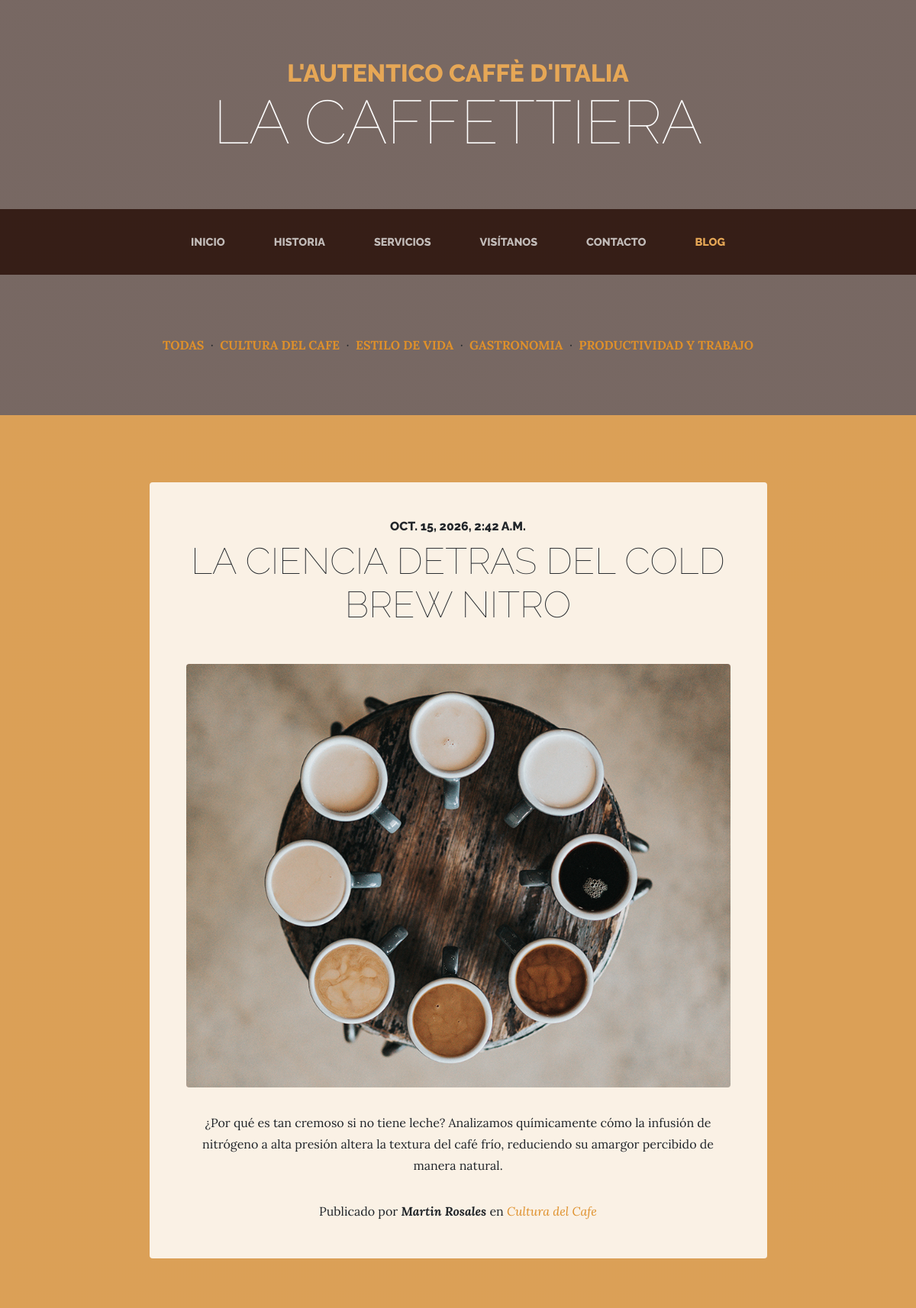
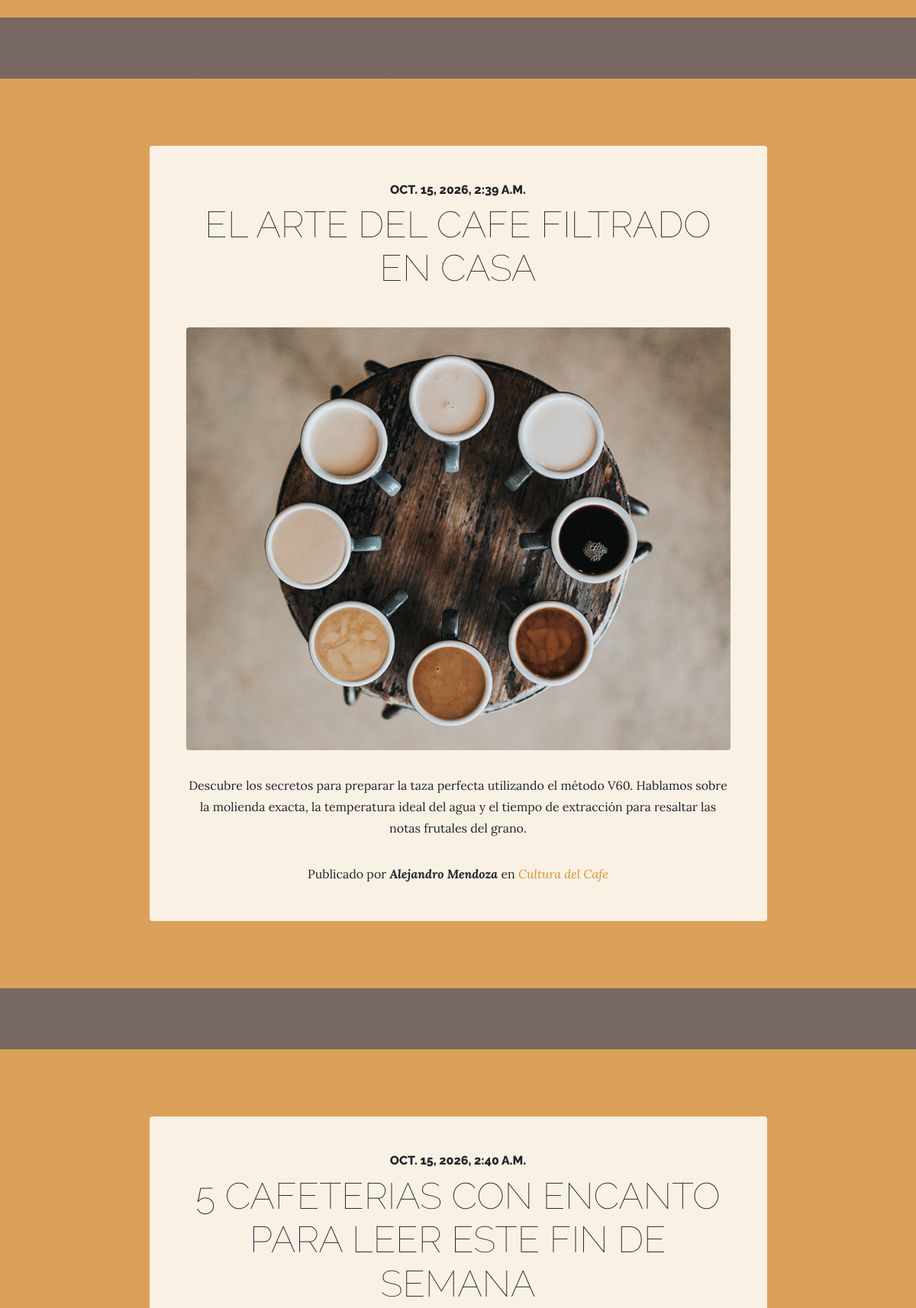
Screenshot of /blog/ (upper part) with the database file from the repository (2 pictures, top to bottom).
### blog/models.py (models this page shows, shortened)
class Categoria(models.Model):
    nombre = models.CharField(max_length=100)
    def __str__(self):
        return self.nombre
    class Meta:
        db_table = 'categorias'
        verbose_name = 'categoria'
        verbose_name_plural = 'categorias'
        ordering = ['nombre']

class Publicacion(models.Model):
    titulo = models.CharField(max_length=100)
    contenido = models.TextField(default='')
    persona = models.ForeignKey(Persona, on_delete=models.CASCADE)
    categoria = models.ForeignKey(Categoria, on_delete=models.CASCADE)
    fecha_creacion = models.DateTimeField(auto_now_add=True)
    class Meta:
        db_table = 'publicaciones'
        verbose_name = 'publicacion'
        verbose_name_plural = 'publicaciones'
        ordering = ['categoria__nombre', '-fecha_creacion']
        indexes = [
            models.Index(fields=['categoria', 'persona']),
        ]

class Persona(models.Model):
    nombre = models.CharField(max_length=100)
    apellido = models.CharField(max_length=100)
    class Meta:
        db_table = 'personas'
        verbose_name = 'persona'
        verbose_name_plural = 'personas'
        ordering = ['nombre']

### blog/views.py (the view)
# urls.py: 2. Add a URL to urlpatterns:  path('blog/', include('blog.urls'))
def blog(request):
    publicaciones = Publicacion.objects.all()
    categorias = Categoria.objects.all()
    contexto = {
        'publicaciones': publicaciones,
        'categorias': categorias
    }
    return render(request, template_name= 'core/blog.html', context= contexto)

### RS/context_processors.py (called while the page is built)
def redes_sociales(request):
    modelos = cache.get('modelos_footer_cache')
    if not modelos:
        modelos = list(RedSocial.objects.all())
        cache.set('modelos_footer_cache', modelos, 60 * 15)
    return {'redessociales': modelos}

### core/templates/core/blog.html (shortened to what this page needs)
<!DOCTYPE html>
<html lang="es">
  <head>
    {% load static %}
    <link href="{% static 'core/vendor/bootstrap/css/bootstrap.min.css'%}" rel="stylesheet">
    <link href="{% static 'core/vendor/font-awesome/css/font-awesome.min.css'%}" rel="stylesheet" type="text/css">
    <link href="{% static 'core/css/business-casual.css'%}" rel="stylesheet">
  </head>
  <body>
    <h1 class="site-heading text-center text-white d-none d-lg-block">
      <span class="site-heading-upper text-primary mb-3">L'autentico caffè d'italia</span>
      <span class="site-heading-lower">La Caffettiera</span>
    </h1>
    <nav class="navbar navbar-expand-lg navbar-dark py-lg-4" id="mainNav">
      <div class="container">
        <div class="collapse navbar-collapse" id="navbarResponsive">
          <ul class="navbar-nav mx-auto">
            <li class="nav-item px-lg-4">
              <a class="nav-link text-uppercase text-expanded" href="/">Inicio</a>
            </li>
            <li class="nav-item px-lg-4">
              <a class="nav-link text-uppercase text-expanded" href="/about">Historia</a>
            </li>
            <li class="nav-item px-lg-4">
              <a class="nav-link text-uppercase text-expanded" href="/services">Servicios</a>
            </li>
            <li class="nav-item px-lg-4">
              <a class="nav-link text-uppercase text-expanded" href="/store">Visítanos</a>
            </li>
            <li class="nav-item px-lg-4">
              <a class="nav-link text-uppercase text-expanded" href="/contact">Contacto</a>
            </li>
            <li class="nav-item active px-lg-4">
              <a class="nav-link text-uppercase text-expanded" href="/blog">Blog</a>
            </li>
          </ul>
        </div>
      </div>
    </nav>
    <section class="page-section">
  <div class="container">
    <div class="text-center mb-5">
      <a href="/blog/" class="link text-uppercase font-weight-bold">Todas</a>
        {% for categoria in categorias %}
            &nbsp;·&nbsp;
            <a href="/blog/categoria/{{ categoria.nombre.lower }}/" class="link text-uppercase font-weight-bold">{{ categoria.nombre }}</a>
        {% endfor %}
    </div>
  </div>
</section>
    {% for publicacion in publicaciones %}
    <section class="page-section cta">
      <div class="container">
        <div class="row">
          <div class="col-xl-9 mx-auto">
            <div class="cta-innerv text-center rounded">
              <h2 class="section-heading mb-5">
                <span class="section-heading-upper">{{ publicacion.fecha_creacion }}</span>
                <span class="section-heading-lower">{{ publicacion.titulo }}</span>
              </h2>
              <p class="mb-0">
                <img class="mx-auto d-flex rounded img-fluid mb-3 mb-lg-0" src="{% static 'core/img/products-01.jpg'%}" alt="">
              </p>
              <p class="mb-0 mbt">
                {{ publicacion.contenido }}
              </p>
              <p class="mb-0 mbt">
                  <span class="section-heading-under">Publicado por <em><b>{{ publicacion.persona.nombre }} {{ publicacion.persona.apellido }}</b></em> en <em><a href="#" class="link">{{ publicacion.categoria }}</a></em></span>
              </p>
            </div>
          </div>
        </div>
      </div>
    </section>
    {% endfor %}
  </body>
</html>

### core/static/core/css/business-casual.css (style rules this page uses)
body { font-family: 'Lora'; background: linear-gradient(rgba(47, 23, 15, 0.65), rgba(47, 23, 15, 0.65)), url("../img/bg.jpg"); background-attachment: fixed; background-position: center; background-size: cover; }
h1, h2, h3, h4, h5, h6 { font-family: 'Raleway'; }
p { line-height: 1.75; }
.site-heading { margin-top: 5rem; margin-bottom: 5rem; text-transform: uppercase; line-height: 1; font-family: 'Raleway'; }
.site-heading .site-heading-upper { display: block; font-size: 2rem; font-weight: 800; }
.site-heading .site-heading-lower { font-size: 5rem; font-weight: 100; line-height: 4rem; }
.page-section { margin-top: 5rem; margin-bottom: 5rem; }
.section-heading { text-transform: uppercase; }
.section-heading .section-heading-upper { display: block; font-size: 1rem; font-weight: 800; padding-bottom:.5rem; }
.section-heading .section-heading-lower { display: block; font-size: 3rem; font-weight: 100; }
#mainNav { background-color: rgba(47, 23, 15, 0.9); font-family: 'Raleway'; }
#mainNav .navbar-nav .nav-item .nav-link { color: rgba(255, 255, 255, 0.7); font-weight: 800; }
#mainNav .navbar-nav .nav-item.active .nav-link { color: #e6a756; }
@media (min-width: 992px) { #mainNav .navbar-nav .nav-item .nav-link { font-size: 0.9rem; } }
.cta { padding-top: 5rem; padding-bottom: 5rem; background-color: rgba(230, 167, 86, 0.9); }
.cta .cta-innerv { position: relative; padding: 3rem; margin: 0.5rem; background-color: rgba(255, 255, 255, 0.85); }
.text-primary { color: #e6a756 !important; }
.mbt { padding-top: 2rem; }
a.link { color: #df902a; }

### rows the page displays
Categoria: nombre "CULTURA DEL CAFE"
Categoria: nombre "ESTILO DE VIDA"
Categoria: nombre "GASTRONOMIA"
Categoria: nombre "PRODUCTIVIDAD Y TRABAJO"
Publicacion: fecha_creacion "OCT. 15, 2026, 2:42 A.M.", titulo "LA CIENCIA DETRAS DEL COLD BREW NITRO", contenido "¿Por qué es tan cremoso si no tiene leche? Analizamos químicamente cómo la infusión de nitrógeno a alta presión altera la textura del café frío, reduciendo su amargor percibido de manera natural.", persona.nombre "Martin", persona.apellido "Rosales", categoria "Cultura del Cafe"
Publicacion: fecha_creacion "OCT. 15, 2026, 2:39 A.M.", titulo "EL ARTE DEL CAFE FILTRADO EN CASA", contenido "Descubre los secretos para preparar la taza perfecta utilizando el método V60. Hablamos sobre la molienda exacta, la temperatura ideal del agua y el tiempo de extracción para resaltar las notas frutales del grano.", persona.nombre "Alejandro", persona.apellido "Mendoza", categoria "Cultura del Cafe"
Publicacion: fecha_creacion "OCT. 15, 2026, 2:40 A.M.", titulo "5 CAFETERIAS CON ENCANTO PARA LEER ESTE FIN DE SEMANA"
